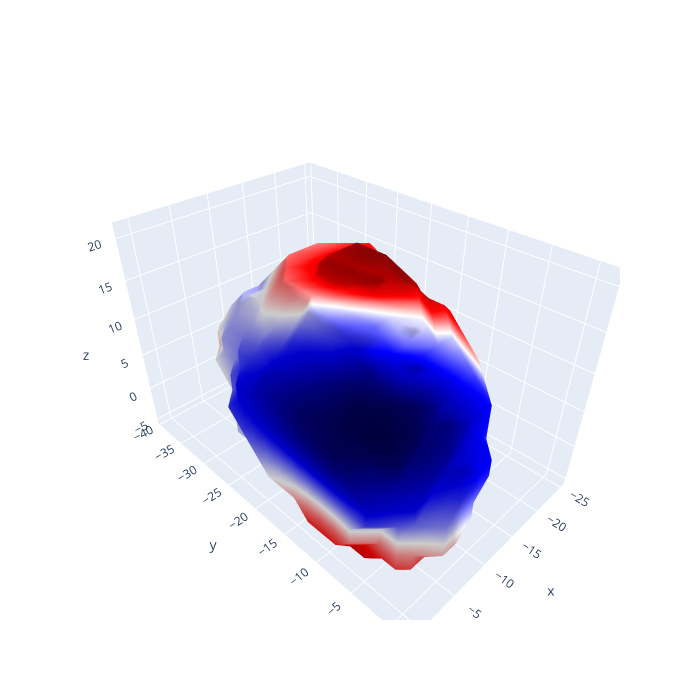

The cell this chart's notebook holds for it:
### Code cell
# Try thalamus and striatum
niftipath = f'{neuromodes}/TEMP_investigations/hcp_tha-lh_thr25.nii.gz'
nifti = load(niftipath)

vol = make_vol_mesh(nifti, method='tetgen')
solver = EigenSolver(vol).solve(10)
plot_mesh_data(vol, solver.emodes[:, 7])
mode_nifti = tetmesh_to_nifti(solver.emodes[:, 7], solver.geometry, nifti)
plot_stat_map(mode_nifti, display_mode='ortho', cmap='seismic_r')

### Figure 1 — Plotly figure (JSON) as saved in the notebook; plotly's stock layout.template omitted (floating-point values rounded to 4 significant figures; data arrays with more than 128 entries replaced by an {"elided": "..."} marker saying what was removed)
{"data": [{"cmax": 0.02241, "cmin": -0.02556, "colorscale": {"elided": "256x2 mixed values"}, "flatshading": false, "i": {"elided": "2448 int values"}, "intensity": {"elided": "1226 float values"}, "j": {"elided": "2448 int values"}, "k": {"elided": "2448 int values"}, "showscale": false, "type": "mesh3d", "x": {"elided": "1226 float values"}, "y": {"elided": "1226 float values"}, "z": {"elided": "1226 float values"}}], "layout": {"height": 700, "scene": {"aspectmode": "data"}, "width": 700}}
